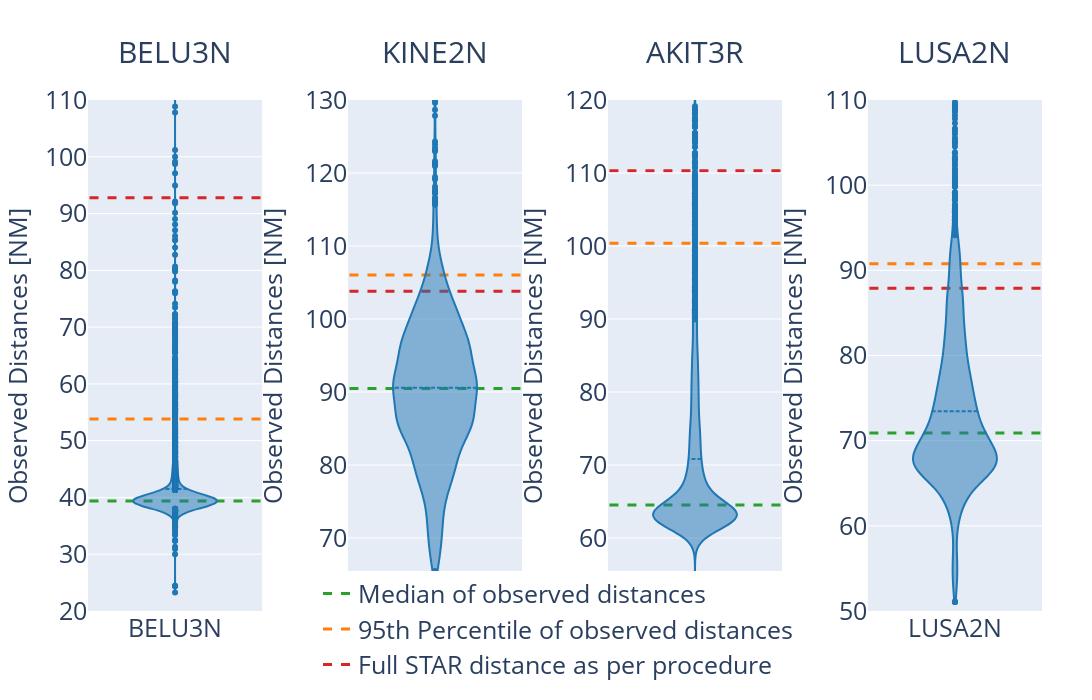

Notebook code for this chart:
### Markdown cell above
***
### Overall distribution
***

### Code cell
# Import of data
df = pd.read_parquet("/home/jan/STAR_shortcut_OSN_paper/data/LSGG/landing_df.parquet")

# Define the full STAR distances for each STAR
stars = {
    'BELU3N': 92.8,
    'KINE2N': 103.8,
    'AKIT3R': 110.3,
    'LUSA2N': 87.9
}

yranges = {
    'BELU3N': [20, 110],
    'KINE2N': [60, 130],
    'AKIT3R': [50, 120],
    'LUSA2N': [50, 110]
}

# Create the subplots with a 1x4 grid (1 row, 4 columns)
fig = make_subplots(
    rows=1, cols=4, 
    shared_xaxes=True,
    horizontal_spacing=0.09,
    subplot_titles=list(stars.keys()),
)

# Loop over each star to generate the subplots
for i, (star, star_distance) in enumerate(stars.items()):
    col = i + 1
    
    # Retrieve the data for the specific star and remove outliers
    temp_df = df.query(f"star == '{star}' and distance < 200 and distance > 20")

    # Calculate the 95th percentile and median for the specific star
    percentile_95 = np.percentile(temp_df.distance, 95)
    median = np.median(temp_df.distance)

    # Add the violin plot for the star
    fig.add_trace(
        go.Violin(
            y=temp_df.distance,
            line_color='#1f77b4',
            meanline_visible=True,
            spanmode='hard',
            name=f"{star}",
            showlegend=False,
        ),
        row=1, col=col
    )

    # Update the y-axis range
    fig.update_yaxes(
        range=yranges[star],
        col=col,
    )

    # Add the median of the observed distances as a horizontal line (overlay)
    fig.add_shape(
        type="line",
        xref=f"x{col}",
        yref=f"y{col}",
        x0=-0.5, x1=0.5,
        y0=median, y1=median,
        line=dict(color="#2ca02c", width=3, dash="dash"),
        layer="below",
    )

    # Add the 95th percentile as a horizontal line (overlay)
    fig.add_shape(
        type="line",
        xref=f"x{col}",
        yref=f"y{col}",
        x0=-0.5, x1=0.5,
        y0=percentile_95, y1=percentile_95,
        line=dict(color="#ff7f0e", width=3, dash="dash"),
        layer="below",
    )

    # Add the full STAR distance as a horizontal line (overlay)
    fig.add_shape(
        type="line",
        xref=f"x{col}",
        yref=f"y{col}",
        x0=-0.5, x1=0.5,
        y0=star_distance, y1=star_distance,
        line=dict(color="#d62728", width=3, dash="dash"),
        layer="below",
    )

# Add dummy traces for the legend
fig.add_trace(
    go.Scatter(
        x=[None], y=[None],
        mode="lines",
        line=dict(color="#2ca02c", width=3, dash="dash"),
        name="Median of observed distances  "
    )
)

fig.add_trace(
    go.Scatter(
        x=[None], y=[None],
        mode="lines",
        line=dict(color="#ff7f0e", width=3, dash="dash"),
        name="95th Percentile of observed distances  "
    )
)

fig.add_trace(
    go.Scatter(
        x=[None], y=[None],
        mode="lines",
        line=dict(color="#d62728", width=3, dash="dash"),
        name="Full STAR distance as per procedure  "
    )
)

# Update layout
fig.update_layout(
    height=700,
    width=2000,
    margin=dict(l=50, r=50, t=100, b=50),
    legend=dict(
        orientation="h",
        yanchor="bottom",
        y=-0.15,
        xanchor="center",
        x=0.5,
        font=dict(size=25)
    ),
    annotations=[dict(font=dict(size=30), y=1.05)],
)

# Update shared y-axis label
fig.update_yaxes(title_text="Observed Distances [NM]", titlefont=dict(size=25), tickfont=dict(size=25))

# Update x-axis label size
fig.update_xaxes(
    tickfont=dict(size=25)
)

# Show the figure
fig.show()

### Figure 1 — Plotly figure (JSON) as saved in the notebook; plotly's stock layout.template omitted (floating-point values rounded to 4 significant figures; data arrays with more than 128 entries replaced by an {"elided": "..."} marker saying what was removed)
{"data": [{"line": {"color": "#1f77b4"}, "meanline": {"visible": true}, "name": "BELU3N", "showlegend": false, "spanmode": "hard", "type": "violin", "xaxis": "x", "y": {"elided": "3911 float values"}, "yaxis": "y"}, {"line": {"color": "#1f77b4"}, "meanline": {"visible": true}, "name": "KINE2N", "showlegend": false, "spanmode": "hard", "type": "violin", "xaxis": "x2", "y": {"elided": "2276 float values"}, "yaxis": "y2"}, {"line": {"color": "#1f77b4"}, "meanline": {"visible": true}, "name": "AKIT3R", "showlegend": false, "spanmode": "hard", "type": "violin", "xaxis": "x3", "y": {"elided": "3630 float values"}, "yaxis": "y3"}, {"line": {"color": "#1f77b4"}, "meanline": {"visible": true}, "name": "LUSA2N", "showlegend": false, "spanmode": "hard", "type": "violin", "xaxis": "x4", "y": {"elided": "6902 float values"}, "yaxis": "y4"}, {"line": {"color": "#2ca02c", "dash": "dash", "width": 3}, "mode": "lines", "name": "Median of observed distances  ", "type": "scatter", "x": [null], "y": [null]}, {"line": {"color": "#ff7f0e", "dash": "dash", "width": 3}, "mode": "lines", "name": "95th Percentile of observed distances  ", "type": "scatter", "x": [null], "y": [null]}, {"line": {"color": "#d62728", "dash": "dash", "width": 3}, "mode": "lines", "name": "Full STAR distance as per procedure  ", "type": "scatter", "x": [null], "y": [null]}], "layout": {"annotations": [{"font": {"size": 30}, "showarrow": false, "text": "BELU3N", "x": 0.09125, "xanchor": "center", "xref": "paper", "y": 1.05, "yanchor": "bottom", "yref": "paper"}, {"font": {"size": 30}, "showarrow": false, "text": "KINE2N", "x": 0.3637, "xanchor": "center", "xref": "paper", "y": 1.05, "yanchor": "bottom", "yref": "paper"}, {"font": {"size": 30}, "showarrow": false, "text": "AKIT3R", "x": 0.6362, "xanchor": "center", "xref": "paper", "y": 1.05, "yanchor": "bottom", "yref": "paper"}, {"font": {"size": 30}, "showarrow": false, "text": "LUSA2N", "x": 0.9087, "xanchor": "center", "xref": "paper", "y": 1.05, "yanchor": "bottom", "yref": "paper"}], "height": 700, "legend": {"font": {"size": 25}, "orientation": "h", "x": 0.5, "xanchor": "center", "y": -0.15, "yanchor": "bottom"}, "margin": {"b": 50, "l": 50, "r": 50, "t": 100}, "shapes": [{"layer": "below", "line": {"color": "#2ca02c", "dash": "dash", "width": 3}, "type": "line", "x0": -0.5, "x1": 0.5, "xref": "x", "y0": 39.39, "y1": 39.39, "yref": "y"}, {"layer": "below", "line": {"color": "#ff7f0e", "dash": "dash", "width": 3}, "type": "line", "x0": -0.5, "x1": 0.5, "xref": "x", "y0": 53.84, "y1": 53.84, "yref": "y"}, {"layer": "below", "line": {"color": "#d62728", "dash": "dash", "width": 3}, "type": "line", "x0": -0.5, "x1": 0.5, "xref": "x", "y0": 92.8, "y1": 92.8, "yref": "y"}, {"layer": "below", "line": {"color": "#2ca02c", "dash": "dash", "width": 3}, "type": "line", "x0": -0.5, "x1": 0.5, "xref": "x2", "y0": 90.48, "y1": 90.48, "yref": "y2"}, {"layer": "below", "line": {"color": "#ff7f0e", "dash": "dash", "width": 3}, "type": "line", "x0": -0.5, "x1": 0.5, "xref": "x2", "y0": 106.0, "y1": 106.0, "yref": "y2"}, {"layer": "below", "line": {"color": "#d62728", "dash": "dash", "width": 3}, "type": "line", "x0": -0.5, "x1": 0.5, "xref": "x2", "y0": 103.8, "y1": 103.8, "yref": "y2"}, {"layer": "below", "line": {"color": "#2ca02c", "dash": "dash", "width": 3}, "type": "line", "x0": -0.5, "x1": 0.5, "xref": "x3", "y0": 64.52, "y1": 64.52, "yref": "y3"}, {"layer": "below", "line": {"color": "#ff7f0e", "dash": "dash", "width": 3}, "type": "line", "x0": -0.5, "x1": 0.5, "xref": "x3", "y0": 100.4, "y1": 100.4, "yref": "y3"}, {"layer": "below", "line": {"color": "#d62728", "dash": "dash", "width": 3}, "type": "line", "x0": -0.5, "x1": 0.5, "xref": "x3", "y0": 110.3, "y1": 110.3, "yref": "y3"}, {"layer": "below", "line": {"color": "#2ca02c", "dash": "dash", "width": 3}, "type": "line", "x0": -0.5, "x1": 0.5, "xref": "x4", "y0": 70.89, "y1": 70.89, "yref": "y4"}, {"layer": "below", "line": {"color": "#ff7f0e", "dash": "dash", "width": 3}, "type": "line", "x0": -0.5, "x1": 0.5, "xref": "x4", "y0": 90.76, "y1": 90.76, "yref": "y4"}, {"layer": "below", "line": {"color": "#d62728", "dash": "dash", "width": 3}, "type": "line", "x0": -0.5, "x1": 0.5, "xref": "x4", "y0": 87.9, "y1": 87.9, "yref": "y4"}], "width": 2000, "xaxis": {"anchor": "y", "domain": [0, 0.1825], "tickfont": {"size": 25}}, "xaxis2": {"anchor": "y2", "domain": [0.2725, 0.455], "tickfont": {"size": 25}}, "xaxis3": {"anchor": "y3", "domain": [0.545, 0.7275], "tickfont": {"size": 25}}, "xaxis4": {"anchor": "y4", "domain": [0.8175, 1], "tickfont": {"size": 25}}, "yaxis": {"anchor": "x", "domain": [0, 1], "range": [20, 110], "tickfont": {"size": 25}, "title": {"font": {"size": 25}, "text": "Observed Distances [NM]"}}, "yaxis2": {"anchor": "x2", "domain": [0, 1], "range": [60, 130], "tickfont": {"size": 25}, "title": {"font": {"size": 25}, "text": "Observed Distances [NM]"}}, "yaxis3": {"anchor": "x3", "domain": [0, 1], "range": [50, 120], "tickfont": {"size": 25}, "title": {"font": {"size": 25}, "text": "Observed Distances [NM]"}}, "yaxis4": {"anchor": "x4", "domain": [0, 1], "range": [50, 110], "tickfont": {"size": 25}, "title": {"font": {"size": 25}, "text": "Observed Distances [NM]"}}}}
